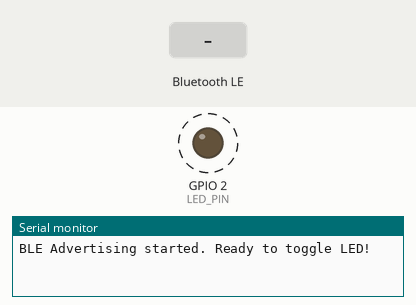
This program was run on a simulated ESP32. Parts: output pins drawn as LEDs (lit = HIGH), the last lines printed to the serial monitor. Dashed ring = blinking. The test bench sets the inputs (shaded band). Nothing arrives over Bluetooth unless stated; a phone connects over Bluetooth LE 3 s after start.

Above: at 1.2 s.
1.3 s: Bluetooth LE write "ABF0" received
At 3.25 s:
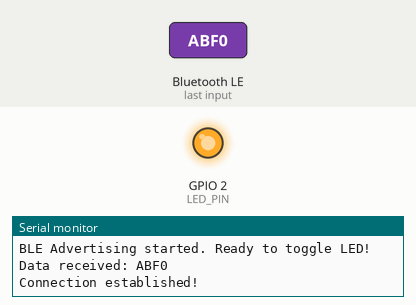
At 4.15 s:
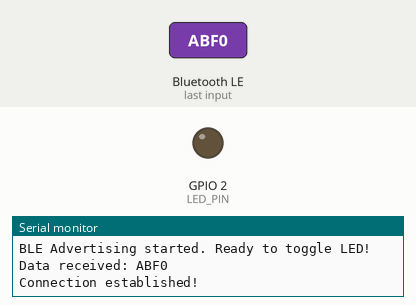
4.3 s: Bluetooth LE write "0" received
Timing chart, 0 to 13.3 s (numbered marks = the images above; inputs shaded):
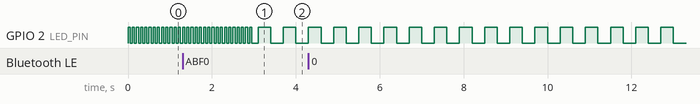

The program:

main.cpp
```cpp
#include <Arduino.h>
#include <BLEDevice.h>
#include <BLEUtils.h>
#include <BLEServer.h>

#define LED_PIN 2  // Onboard LED for many ESP32 dev boards
#define RX_PIN 16
#define TX_PIN 17

#pragma pack(push, 1) // ensure no padding
struct PacketData
{
    double latitude;    // 8 bytes
    double longitude;   // 8 bytes
    int32_t timestamp;  // 4 bytes (if 32-bit is sufficient)
};
#pragma pack(pop)

// Create a HardwareSerial object on UART2
HardwareSerial MySerial(2);

// Custom Service and Characteristic UUIDs
// #define SERVICE_UUID        "ABF0"
#define SERVICE_UUID        "ABF2"
#define CHARACTERISTIC_UUID "ABF1"

// Task handles
TaskHandle_t ledTaskHandle = NULL;
TaskHandle_t ledTaskConnectedHandle = NULL;

// Used to signal the tasks to stop
int ledTaskCanEnd = false;
int ledTaskCanEndConnected = false;

// Basic blinking tasks
void LEDTask(void *params);
void LEDTaskConnected(void *params);

// Create a global pointer to the characteristic so we can set the callback
BLECharacteristic *pCharacteristic;

void sendData(double lat, double lon, int32_t currentUnix)
{
    PacketData packet;
    packet.latitude = lat;
    packet.longitude = lon;
    packet.timestamp = currentUnix;

    // Convert struct to a raw byte array
    uint8_t *bytes = (uint8_t*)&packet;
    size_t size = sizeof(packet); // 20 bytes

    uint8_t header[2] = {0xAA,0x55};
    MySerial.write(header,2);

    MySerial.write(bytes, size);  // write raw data
    MySerial.flush();             // ensure it's sent
}


class MyServerCallbacks : public BLEServerCallbacks {
  void onConnect(BLEServer* pServer) override {
    Serial.println("Connection established!");

    // 1. Stop the "fast blink" task
    ledTaskCanEnd = true;
    // Give it a moment to exit
    vTaskDelay(100 / portTICK_PERIOD_MS);

    // 2. Start the "connected blink" task
    ledTaskCanEndConnected = false;
    xTaskCreate(LEDTaskConnected, "Connected Indicator", 1000, &ledTaskCanEndConnected, 1, &ledTaskConnectedHandle);
  }

  void onDisconnect(BLEServer* pServer) override {
    Serial.println("Client disconnected!");

    // 1. Stop the "connected blink" task
    ledTaskCanEndConnected = true;
    vTaskDelay(100 / portTICK_PERIOD_MS);

    // 2. Restart the "fast blink" to indicate not connected
    ledTaskCanEnd = false;
    xTaskCreate(LEDTask, "Startup Indicator", 1000, &ledTaskCanEnd, 1, &ledTaskHandle);

    // Optionally resume advertising
    pServer->startAdvertising();
    Serial.println("Advertising restarted. LED is blinking fast again...");
  }
};

// Callback class to handle writes
class CoordinatesCallbacks : public BLECharacteristicCallbacks {
  void onWrite(BLECharacteristic* pCharacteristic) override {
    std::string rxValue = pCharacteristic->getValue();
    if (rxValue.length() > 0) {
      Serial.print("Data received: ");
      Serial.println(rxValue.c_str());
      // MySerial.println(rxValue.c_str());

      // Expected format: "latitude,longitude,unixTime"
      // e.g. "42.123456,-71.654321,1679812345"
      // Parse by splitting on commas
      // A quick approach (not super robust, but works for example):
      String data = String(rxValue.c_str());
      int firstComma = data.indexOf(',');
      int secondComma = data.indexOf(',', firstComma + 1);

      if (firstComma > 0 && secondComma > firstComma) {
        String latStr = data.substring(0, firstComma);
        String lonStr = data.substring(firstComma+1, secondComma);
        String timeStr = data.substring(secondComma+1);

        double lat = latStr.toDouble();
        double lon = lonStr.toDouble();
        long unixTime = timeStr.toInt(); // toInt64 if available, else parse manually

        Serial.printf("Parsed lat=%.6f, lon=%.6f, time=%ld\n", lat, lon, unixTime);
        sendData(lat,lon,unixTime);
        // Now do something with these values
      }
    }
  }
};

// Task Function - to blink the LED until BLE connects
void LEDTask(void *params) {

  // get a pointer to the changing variable
  int *pEndTask = (int*)params;

  while(*pEndTask == 0) {
    digitalWrite(LED_PIN, HIGH);
    vTaskDelay(50/portTICK_PERIOD_MS);
    digitalWrite(LED_PIN, LOW);
    vTaskDelay(50/portTICK_PERIOD_MS);
  }

  // ensure LED is off at end of task
  digitalWrite(LED_PIN, LOW);
  // Never exit a task without deleting it first
  vTaskDelete(NULL);
}

// Task Function - to blink the LED in different frequency once connected
void LEDTaskConnected(void *params) {
  int *pEndTask = (int*)params;

  while (*pEndTask == 0) {
    digitalWrite(LED_PIN, HIGH);
    vTaskDelay(300 / portTICK_PERIOD_MS);
    digitalWrite(LED_PIN, LOW);
    vTaskDelay(300 / portTICK_PERIOD_MS);
  }

  digitalWrite(LED_PIN, LOW);
  vTaskDelete(NULL);
}

void setup() {
  Serial.begin(115200);
  pinMode(LED_PIN, OUTPUT);
  digitalWrite(LED_PIN, LOW);

  MySerial.begin(115200, SERIAL_8N1, RX_PIN, TX_PIN);

  // Start a blinking LED to indicate "setup / not connected"
  xTaskCreate(LEDTask, "Startup Indicator", 1000, &ledTaskCanEnd, 1, &ledTaskHandle);

  // 1. Initialize BLE
  BLEDevice::init("ESP32_BLE_Device");

  // 2. Create BLE Server
  BLEServer *pServer = BLEDevice::createServer();

  // Optional: set a custom BLEServerCallbacks to handle connect/disconnect
  pServer->setCallbacks(new MyServerCallbacks());

  // 3. Create custom service
  BLEService *pService = pServer->createService(SERVICE_UUID);

  // 4. Create characteristic
  // pCharacteristic = pService->createCharacteristic(
  //   CHARACTERISTIC_UUID,
  //   BLECharacteristic::PROPERTY_READ |
  //   BLECharacteristic::PROPERTY_WRITE
  // );
  BLECharacteristic *pCharacteristic = pService->createCharacteristic(
    "ABF3",
    BLECharacteristic::PROPERTY_WRITE
  );

  // 5. Set callback to handle writes (toggle LED)
  // pCharacteristic->setCallbacks(new LEDCharacteristicCallbacks());
  pCharacteristic->setCallbacks(new CoordinatesCallbacks());

  // 6. Start the service
  pService->start();

  // 7. Start advertising
  BLEAdvertising *pAdvertising = pServer->getAdvertising();
  pAdvertising->addServiceUUID(SERVICE_UUID);
  pAdvertising->setScanResponse(true);
  pAdvertising->start();

  Serial.println("BLE Advertising started. Ready to toggle LED!");
}

void loop() {
  // MySerial.println("Hello from ESP32!");
  // Serial.println("Message sent");
  // Nothing needed here; BLE events happen via callbacks
  delay(1000);
}
```

Measured:
- by itself, GPIO 2 (LED_PIN): alternates HIGH for 0.30 s and LOW for 0.30 s
